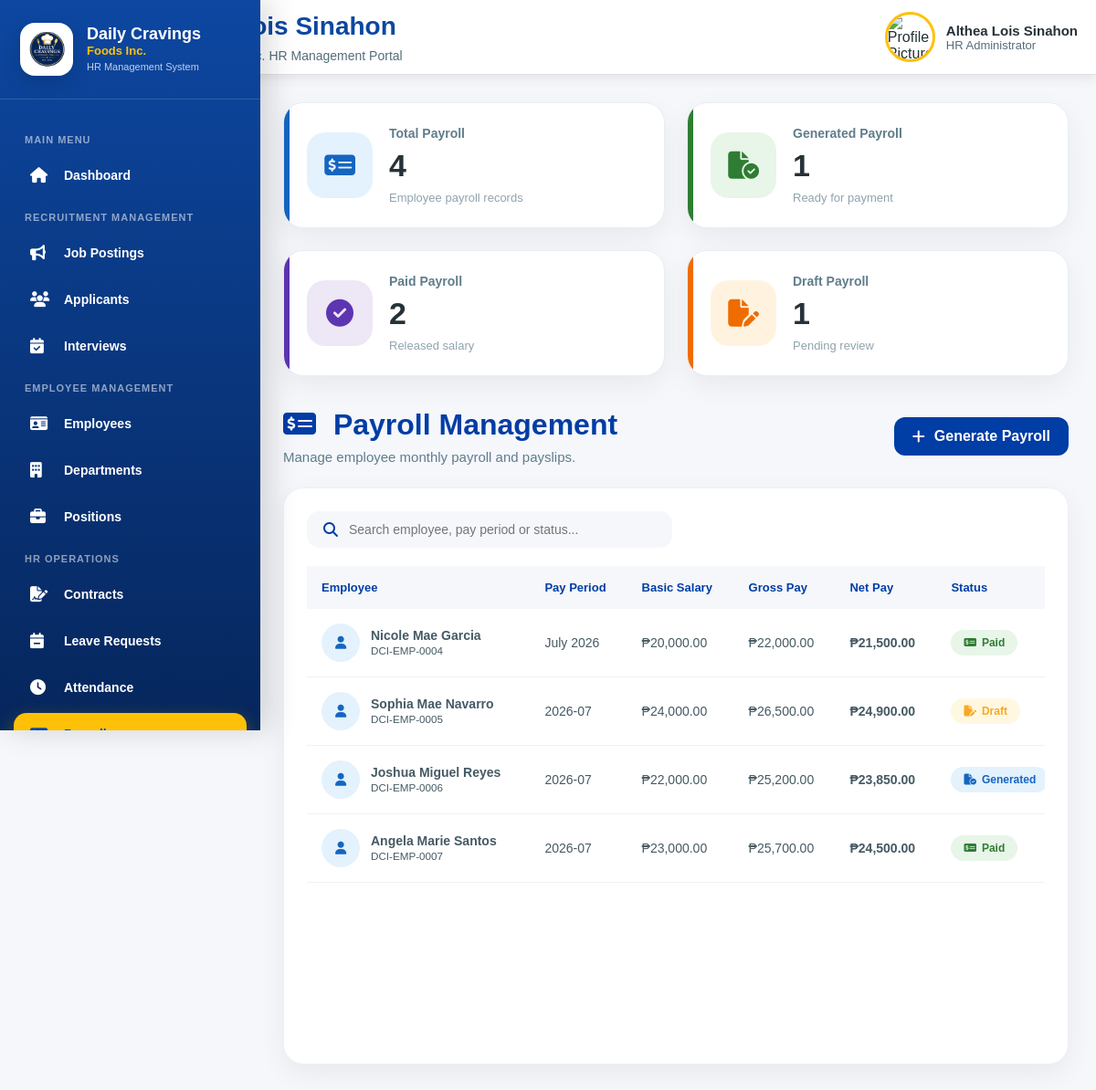
/hr/payroll.php (signed in), run on the app's committed database.
### tables this page shows
CREATE TABLE `payroll` (
  `payroll_id` int(11) NOT NULL,
  `employee_id` int(11) DEFAULT NULL,
  `pay_period` varchar(50) DEFAULT NULL,
  `basic_salary` decimal(10,2) DEFAULT NULL,
  `allowances` decimal(10,2) DEFAULT 0.00,
  `deductions` decimal(10,2) DEFAULT 0.00,
  `gross_pay` decimal(10,2) DEFAULT NULL,
  `net_pay` decimal(10,2) DEFAULT NULL,
  `status` enum('Draft','Generated','Paid') DEFAULT 'Draft',
  `created_at` timestamp NOT NULL DEFAULT current_timestamp()
);

CREATE TABLE `employees` (
  `employee_id` int(11) NOT NULL,
  `employee_code` varchar(50) DEFAULT NULL,
  `first_name` varchar(100) DEFAULT NULL,
  `middle_name` varchar(100) DEFAULT NULL,
  `last_name` varchar(100) DEFAULT NULL,
  `email` varchar(150) DEFAULT NULL,
  `phone` varchar(20) DEFAULT NULL,
  `birthdate` date DEFAULT NULL,
  `gender` varchar(20) DEFAULT NULL,
  `civil_status` varchar(50) DEFAULT NULL,
  `address` text DEFAULT NULL,
  `department_id` int(11) DEFAULT NULL,
  `position_id` int(11) DEFAULT NULL,
  `basic_salary` decimal(10,2) DEFAULT 0.00,
  `employment_status` enum('Active','Inactive','On Leave','Suspended','Resigned','Terminated') DEFAULT 'Active',
  `hire_date` date DEFAULT NULL,
  `created_at` timestamp NOT NULL DEFAULT current_timestamp()
);

### hr/payroll.php (the view, shortened to what this page needs)
<?php
require_once "../config/db.php";
$totalPayroll = $conn->query("
    SELECT COUNT(*)
    FROM payroll p
    INNER JOIN employees e
        ON p.employee_id = e.employee_id
    WHERE e.employment_status = 'Active'
")->fetchColumn();
$generatedPayroll = $conn->query("
    SELECT COUNT(*)
    FROM payroll p
    INNER JOIN employees e
        ON p.employee_id = e.employee_id
    WHERE e.employment_status = 'Active'
    AND p.status = 'Generated'
")->fetchColumn();
$paidPayroll = $conn->query("
    SELECT COUNT(*)
    FROM payroll p
    INNER JOIN employees e
        ON p.employee_id = e.employee_id
    WHERE e.employment_status = 'Active'
    AND p.status = 'Paid'
")->fetchColumn();
$draftPayroll = $conn->query("
    SELECT COUNT(*)
    FROM payroll p
    INNER JOIN employees e
        ON p.employee_id = e.employee_id
    WHERE e.employment_status = 'Active'
    AND p.status = 'Draft'
")->fetchColumn();
$sql = "
SELECT
    p.payroll_id,
    p.employee_id,
    p.pay_period,
    p.basic_salary,
    p.allowances,
    p.deductions,
    p.gross_pay,
    p.net_pay,
    p.status,
    p.created_at,
    e.employee_code,
    e.first_name,
    e.middle_name,
    e.last_name,
    d.department_name,
    pos.position_name
FROM payroll p
INNER JOIN employees e
    ON p.employee_id = e.employee_id
LEFT JOIN departments d
    ON e.department_id = d.department_id
LEFT JOIN positions pos
    ON e.position_id = pos.position_id
WHERE e.employment_status = 'Active'
";
$params = [];
$sql .= "
ORDER BY p.created_at DESC
";
$stmt = $conn->prepare($sql);
$stmt->execute($params);
$payrolls = $stmt->fetchAll(PDO::FETCH_ASSOC);
?>
<!DOCTYPE html>
<html lang="en">
<head>
    <link rel="stylesheet" href="../assets/css/global.css">
    <link rel="stylesheet" href="../assets/css/hr.css">
    <link rel="stylesheet" href="https://cdnjs.cloudflare.com/ajax/libs/font-awesome/6.7.2/css/all.min.css">
</head>
<body>
<div class="hr-wrapper">
    <?php require_once "includes/sidebar.php"; ?>
    <div class="hr-content-wrapper">
        <?php require_once "includes/header.php"; ?>
        <main class="hr-main">
            <section class="hr-pay-page">
                <div class="hr-pay-summary-grid">
                    <div class="hr-pay-summary-card blue">
                        <div class="hr-pay-summary-icon">
                            <i class="fa-solid fa-money-check-dollar"></i>
                        </div>
                        <div class="hr-pay-summary-content">
                            <span>
                                Total Payroll
                            </span>
                            <h2>
                                <?= $totalPayroll; ?>
                            </h2>
                            <p>Employee payroll records</p>
                        </div>
                    </div>
                    <div class="hr-pay-summary-card green">
                        <div class="hr-pay-summary-icon">
                            <i class="fa-solid fa-file-circle-check"></i>
                        </div>
                        <div class="hr-pay-summary-content">
                            <span>
                                Generated Payroll
                            </span>
                            <h2>
                                <?= $generatedPayroll; ?>
                            </h2>
                            <p>Ready for payment</p>
                        </div>
                    </div>
                    <div class="hr-pay-summary-card purple">
                        <div class="hr-pay-summary-icon">
                            <i class="fa-solid fa-circle-check"></i>
                        </div>
                        <div class="hr-pay-summary-content">
                            <span>
                                Paid Payroll
                            </span>
                            <h2>
                                <?= $paidPayroll; ?>
                            </h2>
                            <p>Released salary</p>
                        </div>
                    </div>
                    <div class="hr-pay-summary-card orange">
                        <div class="hr-pay-summary-icon">
                            <i class="fa-solid fa-file-pen"></i>
                        </div>
                        <div class="hr-pay-summary-content">
                            <span>
                                Draft Payroll
                            </span>
                            <h2>
                                <?= $draftPayroll; ?>
                            </h2>
                            <p>Pending review</p>
                        </div>
                    </div>
                </div>
                <div class="hr-pay-header">
                    <div class="hr-pay-title">
                        <h1>
                            <i class="fa-solid fa-money-check-dollar"></i>
                            Payroll Management
                        </h1>
                        <p>Manage employee monthly payroll and payslips.</p>
                    </div>
                    <div class="hr-pay-header-action">
                        <a
                            href="payroll_generate.php"
                            class="hr-pay-add-btn"
                        >
                            <i class="fa-solid fa-plus"></i>
                            Generate Payroll
                        </a>
                    </div>
                </div>
                <div class="hr-pay-table-card">
                    <div class="hr-pay-search">
                        <div class="hr-pay-search-box">
                            <i class="fa-solid fa-magnifying-glass"></i>
                            <input
                                type="text"
                                id="payrollSearch"
                                placeholder="Search employee, pay period or status..."
                                autocomplete="off"
                            >
                        </div>
                    </div>
                    <div class="hr-pay-table-wrapper">
                        <table class="hr-pay-table">
                            <thead>
                                <tr>
                                    <th>Employee</th>
                                    <th>Pay Period</th>
                                    <th>Basic Salary</th>
                                    <th>Gross Pay</th>
                                    <th>Net Pay</th>
                                    <th>Status</th>
                                </tr>
                            </thead>
                            <tbody id="payrollTableBody">
                                <?php if (!empty($payrolls)): ?>
                                    <?php foreach ($payrolls as $payroll): ?>
                                        <tr class="payroll-row">
<td>
    <div class="hr-pay-name">
        <div class="hr-pay-avatar">
            <i class="fa-solid fa-user"></i>
        </div>
        <div>
            <strong>
                <?= htmlspecialchars(
                    trim(
                        $payroll['first_name']
                        . " "
                        .
                        (
                            !empty($payroll['middle_name'])
                            ?
                            $payroll['middle_name'] . " "
                            :
                            ""
                        )
                        .
                        $payroll['last_name']
                    )
                ); ?>
            </strong>
            <br>
            <small>
                <?= htmlspecialchars($payroll['employee_code']); ?>
            </small>
        </div>
    </div>
</td>
<td>
    <?= htmlspecialchars($payroll['pay_period']); ?>
</td>
<td>
    ₱<?= number_format($payroll['basic_salary'], 2); ?>
</td>
<td>
    ₱<?= number_format($payroll['gross_pay'], 2); ?>
</td>
<td>
    <strong>
        ₱<?= number_format($payroll['net_pay'], 2); ?>
    </strong>
</td>
<td>
    <span class="hr-pay-status <?= strtolower($payroll['status']); ?>">
        <?php if ($payroll['status'] == "Paid"): ?>
            <i class="fa-solid fa-money-check-dollar"></i>
        <?php elseif ($payroll['status'] == "Generated"): ?>
            <i class="fa-solid fa-file-circle-check"></i>
        <?php else: ?>
            <i class="fa-solid fa-file-pen"></i>
        <?php endif; ?>
        <?= htmlspecialchars($payroll['status']); ?>
    </span>
</td>
</tr>
<?php endforeach; ?>
<?php endif; ?>
</tbody>
</table>
</div>
</div>
</section>
</main>
</div>
</div>
</body>
</html>

### assets/css/global.css (style rules this page uses)
:root { --primary:#0D47A1; --primary-dark:#08306B; --secondary:#1565C0; --secondary-dark:#0B3D91; --accent:#FFC107; --success:#2E7D32; --warning:#F9A825; --danger:#C62828; --background:#F5F7FA; --card:#FFFFFF; --text:#263238; --text-light:#546E7A; --border:#E0E0E0; --shadow: 0 4px 12px rgba(0,0,0,.08); --shadow-lg: 0 12px 35px rgba(0,0,0,.12); --radius-sm:8px; --radius:12px; --radius-lg:18px; --radius-xl:25px; --sidebar-width:280px; --header-height:75px; --transition:.30s ease; }
* { margin:0; padding:0; box-sizing:border-box; }
html { scroll-behavior:smooth; }
body { font-family: "Segoe UI", Arial, sans-serif; background:var(--background); color:var(--text); overflow-x:hidden; }
a { text-decoration:none; color:inherit; }
button, input, select, textarea { font-family:inherit; }

### data on the page
payroll: employee.last_name "Nicole Mae Garcia", employee.employee_code "DCI-EMP-0004", pay_period "July 2026", basic_salary "20,000.00", gross_pay "22,000.00", net_pay "21,500.00", status "Paid"
payroll: employee.last_name "Sophia Mae Navarro", employee.employee_code "DCI-EMP-0005", pay_period "2026-07", basic_salary "24,000.00", gross_pay "26,500.00", net_pay "24,900.00", status "Draft"
payroll: employee.last_name "Joshua Miguel Reyes", employee.employee_code "DCI-EMP-0006", pay_period "2026-07", basic_salary "22,000.00", gross_pay "25,200.00", net_pay "23,850.00", status "Generated"
payroll: employee.last_name "Angela Marie Santos", employee.employee_code "DCI-EMP-0007", pay_period "2026-07", basic_salary "23,000.00", gross_pay "25,700.00", net_pay "24,500.00", status "Paid"

### other printed values
$hr_name "Althea Lois Sinahon"
$totalPayroll "4"
$generatedPayroll "1"
$paidPayroll "2"
$draftPayroll "1"
